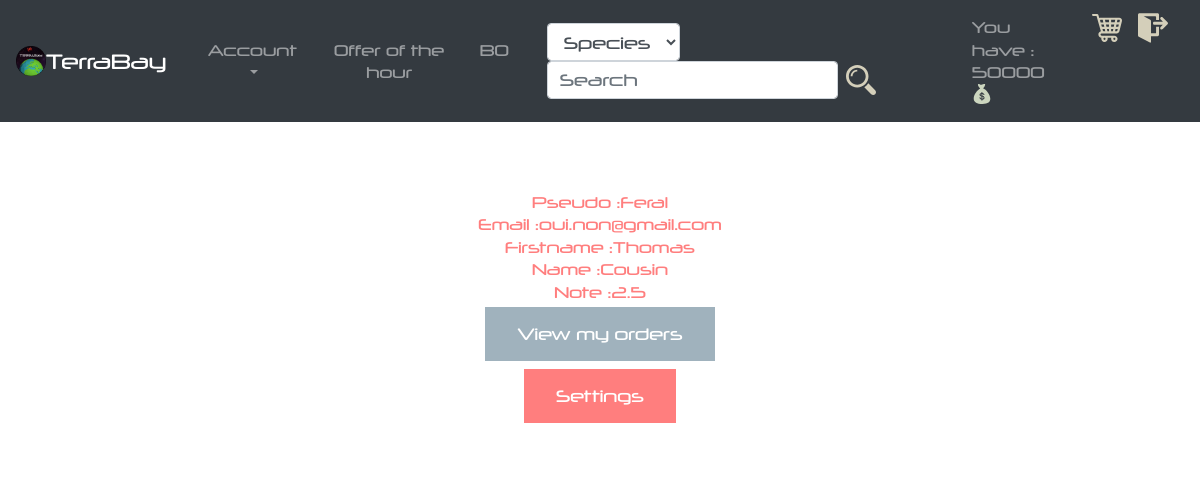
The page /controller/account_controller.php (signed in) on the database its author committed.
### tables this page shows
CREATE TABLE IF NOT EXISTS `users` (
  `id_user` INT(11) NOT NULL AUTO_INCREMENT,
  `pseudo` VARCHAR(45) NOT NULL,
  `email` VARCHAR(45) NOT NULL,
  `firstname` VARCHAR(45) NOT NULL,
  `name` VARCHAR(45) NOT NULL,
  `note` DECIMAL(2,1) NOT NULL DEFAULT '2.5',
  `vote_nbr` INT(11) NULL DEFAULT 1,
  `password` VARCHAR(45) NOT NULL,
  `balance` DECIMAL(65,2) NOT NULL DEFAULT '2500.00',
  `status` ENUM('user', 'admin') NOT NULL DEFAULT 'user',
  `photo_path` VARCHAR(100) NULL,
  PRIMARY KEY (`id_user`));

### controller/account_controller.php (the view, shortened to what this page needs)
<?php
	include("../view/header.php");
	include("../view/account.php");
	echo "<center><h2>Your account informations</h2></center>
				<div id='box1'><br>";
	require_once("../controller/db_connexion.php");
  	$data = $db_connexion->query("SELECT * FROM users WHERE pseudo='".$_SESSION["pseudo"]."'")->fetch();
  	echo "Pseudo :".$data["pseudo"]."<br>
        	Email :".$data["email"]."<br>";
	$firstname = $data["firstname"];
	$name = $data["name"];
	$quote = [$firstname , $name];
	$firstname = $quote[0];
	$name = $quote[1];
	echo "Firstname :".$firstname."<br>
	Name :".$name."<br>
	Note :".$data["note"]."<br>";
	echo '<a href="../controller/controller_orders.php"><button class="button1" >View my orders</button></a>';
		echo "<form action='../view/account_settings.php' method='GET'>
						<button class='button2'>Settings</button>
					</form>";
		echo "<br>";
?>

### view/css/style.css (style rules this page uses)
body { background-image: url("../../view/images/background1.jpg"); background-size: 100%; color : white; overflow-X:hidden; font-family: "neuropol"; font-size: 15px; }
h2 { font-family: "telemarines"; }
#box1 { background-color :white; opacity: 0.5; border-radius: 5px; width :30%; text-align : center; margin:auto; color:red; }
.button1 { background-color: #43677d; border: none; color: white; padding: 15px 32px; text-align: center; text-decoration: none; display: inline-block; font-size: 16px; margin: 4px 2px; cursor: pointer; -webkit-transition-duration: 0.4s; transition-duration: 0.4s; opacity: 1; }
.button2 { background-color: red; border: none; color: white; padding: 15px 32px; text-align: center; text-decoration: none; display: inline-block; font-size: 16px; margin: 4px 2px; cursor: pointer; -webkit-transition-duration: 0.4s; transition-duration: 0.4s; opacity: 1; }

### rows shown on the page
users: pseudo "Feral", email "oui.non@gmail.com", firstname "Thomas", name "Cousin", note "2.5"

### other values the page prints
$_SESSION['monney'] "50000"
